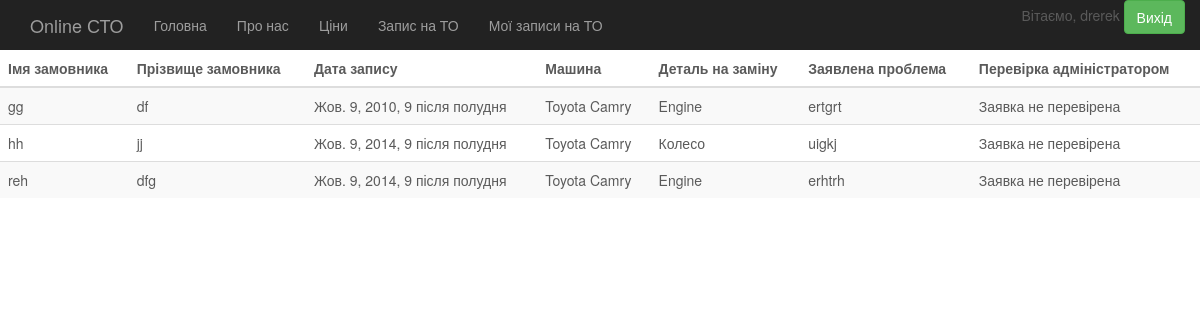
/myforms/ (signed in), run on an earlier commit of the app's database.
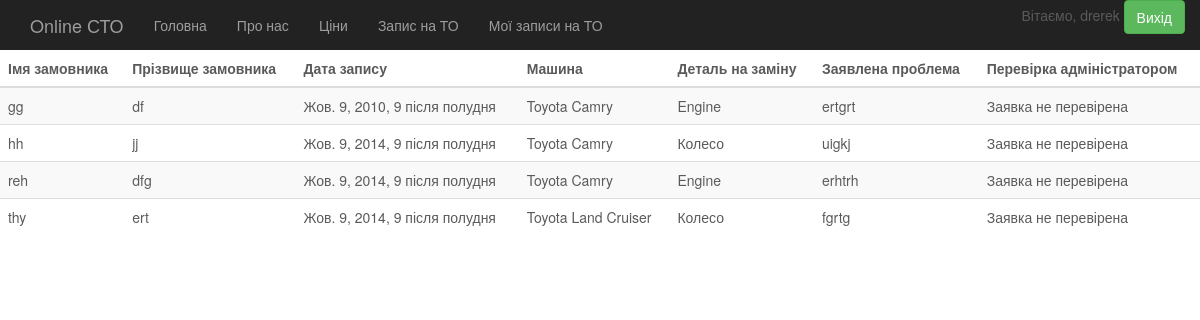
And on a later commit of the database.
### forma/models.py (models this page shows, shortened)
class Forma(models.Model):
    class Meta():
        db_table = 'forma'
    user_name = models.ForeignKey(User)
    first_name = models.CharField(max_length=200, verbose_name="Ім'я замовника")
    last_name = models.CharField(max_length=200, verbose_name="Призвіще замовника")
    car_name = models.ForeignKey(Cars, verbose_name="Виберіть автомобіль")
    detail = models.ForeignKey(Details, verbose_name="Виберіть деталь")
    problem = models.TextField(max_length=200, default='', verbose_name="Побажання")
    date = models.DateTimeField(verbose_name="Забронюйте дату")
    is_checked = models.BooleanField(default=False)

### app/models.py (models this page shows)
class Cars(models.Model):
    class Meta():
        db_table = 'cars'
    cars_name = models.CharField(max_length=200)
    cars_model = models.CharField(max_length=200)
    def __str__(self):
        return self.cars_name + " " + self.cars_model

class Details(models.Model):
    class Meta():
        db_table = 'details'
    details_name = models.CharField(max_length=200)
    details_price = models.IntegerField()
    details_isav = models.BooleanField(default=False)
    details_cars = models.ForeignKey(Cars)
    def __str__(self):
        return self.details_name

### forma/views.py (the view)
# urls.py: url(r'^myforms/', myforms)
def myforms(request):
    t = get_template('myforms.html')
    html = t.render({'myforms' : Forma.objects.filter(user_name=auth.get_user(request)), 'username' : auth.get_user(request).username})
    return HttpResponse(html)

### forma/templates/myforms.html
{% extends 'index.html' %}
{% load staticfiles %}
{% block page %}
    <table class="table table-striped">
    <thead>
     <tr>
         <th> Імя замовника </th>
         <th>Прізвище замовника</th>
         <th>Дата запису</th>
         <th>Машина</th>
         <th>Деталь на заміну</th>
         <th>Заявлена проблема</th>
         <th>Перевірка адміністратором</th>
     </tr>
     </thead>
    <tbody>
    {%  for myform in myforms %}
<tr>
    <td>{{  myform.first_name  }}</td>
    <td> {{ myform.last_name }}</td>
    <td>{{ myform.date }}</td>
    <td>{{ myform.car_name }}</td>
    <td>{{ myform.detail }}</td>
    <td>{{ myform.problem }}</td>
<td> {% if myform.is_checked %}
                      Заявка підтвержена, час узгоджений
                      {% else %}
                      Заявка не перевірена
                      {% endif %}</td>
        </tr>
    {% endfor %}
</tbody>
    </table>
{% endblock %}

What changed in the data, as far as the page shows it:
added Forma: first_name "thy", last_name "ert", date "Жов. 9, 2014, 9 після полудня", car_name "Toyota Land Cruiser", detail "Колесо", problem "fgrtg", is_checked "Заявка не перевірена"
